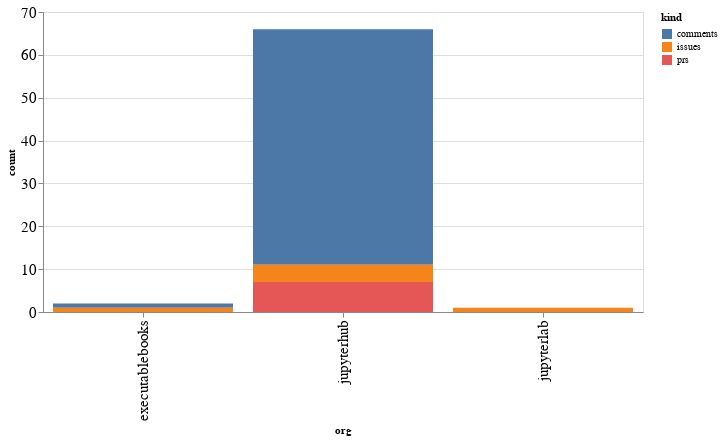

The notebook cell saved with this chart:
### Code cell
alt.Chart(org_summaries, width=600).mark_bar().encode(
    x='org',
    y='count',
    color='kind',
    tooltip="org"
)

### Figure 1 — Vega-Lite specification as saved in the notebook (floating-point values rounded to 4 significant figures)
{"config": {"axisLeft": {"labelFontSize": 15}, "axisBottom": {"labelFontSize": 15}}, "data": {"name": "data-dae7f79f11945c1d395805bdd1503ddd"}, "mark": "bar", "encoding": {"color": {"type": "nominal", "field": "kind"}, "tooltip": {"type": "nominal", "field": "org"}, "x": {"type": "nominal", "field": "org"}, "y": {"type": "quantitative", "field": "count"}}, "width": 600, "$schema": "https://vega.github.io/schema/vega-lite/v4.8.1.json", "datasets": {"data-dae7f79f11945c1d395805bdd1503ddd": [{"org": "executablebooks", "kind": "comments", "count": 1}, {"org": "executablebooks", "kind": "issues", "count": 1}, {"org": "jupyterhub", "kind": "comments", "count": 55}, {"org": "jupyterhub", "kind": "issues", "count": 4}, {"org": "jupyterhub", "kind": "prs", "count": 7}, {"org": "jupyterlab", "kind": "issues", "count": 1}]}}
